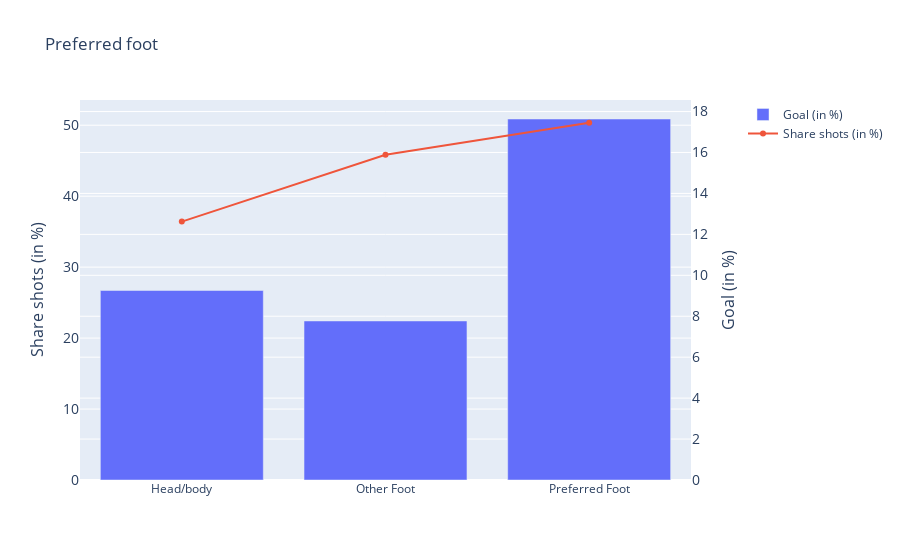

This figure's notebook cell:
### Code cell
df_shots_close = df_shots[df_shots["posBeforeXMeters"] > FIELD_LENGTH - 16].copy()
graph_pref_foot = create_univariate_variable_graph(df_shots_close, "preferredFoot", target_col, y1_axis_name, y2_axis_name,
                                        title_name="Preferred foot")
graph_pref_foot.show()

### Figure 1 — Plotly figure (JSON) as saved in the notebook; plotly's stock layout.template omitted (floating-point values rounded to 4 significant figures)
{"data": [{"name": "Goal (in %)", "type": "bar", "x": ["Head/body", "Other Foot", "Preferred Foot"], "y": [26.71, 22.41, 50.88]}, {"name": "Share shots (in %)", "type": "scatter", "x": ["Head/body", "Other Foot", "Preferred Foot"], "xaxis": "x", "y": [12.62, 15.89, 17.45], "yaxis": "y2"}], "layout": {"hovermode": false, "title": {"text": "Preferred foot"}, "xaxis": {"anchor": "y", "domain": [0, 0.94]}, "yaxis": {"anchor": "x", "domain": [0, 1], "rangemode": "tozero", "tickfont": {"size": 14}, "title": {"font": {"size": 16}, "text": "Share shots (in %)"}}, "yaxis2": {"anchor": "x", "overlaying": "y", "rangemode": "tozero", "side": "right", "tickfont": {"size": 14}, "title": {"font": {"size": 16}, "text": "Goal (in %)"}}}}
